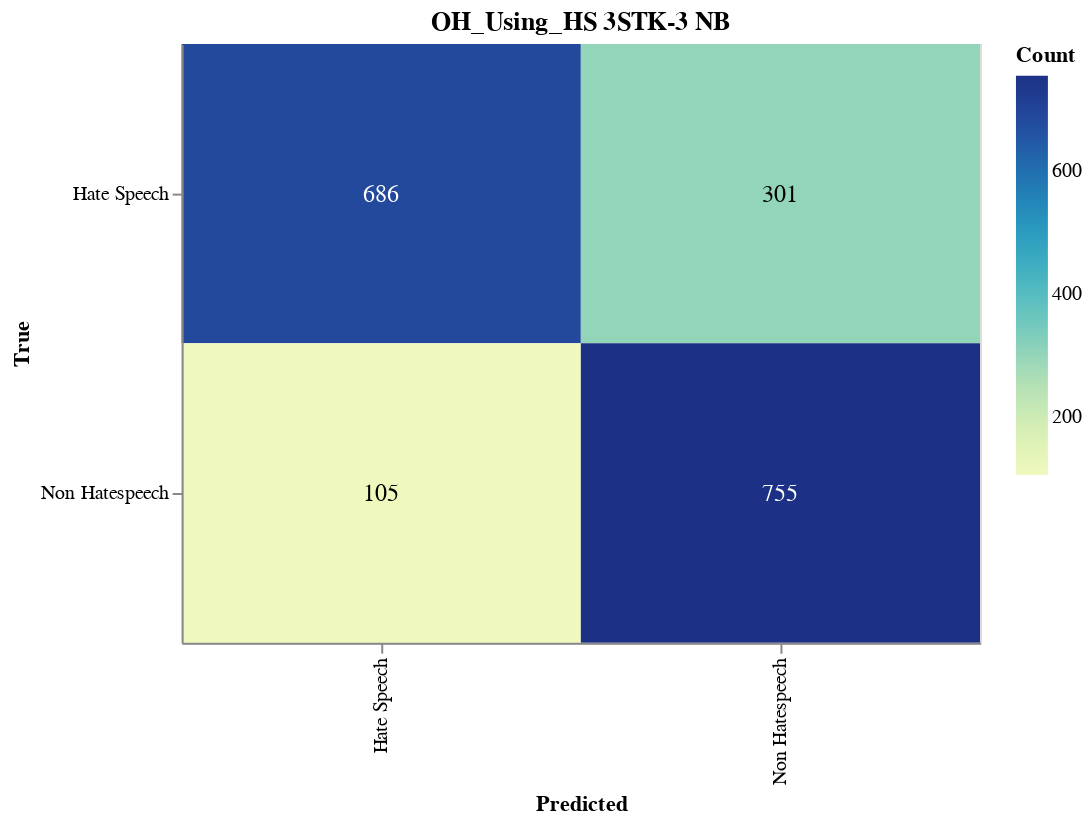

The notebook cell this image was saved under:
### Markdown cell above
#### Save CM

### Code cell
import altair as alt
import altair_saver
import pandas as pd
from sklearn.metrics import confusion_matrix

# Calculate the confusion matrix
cm = confusion_matrix(y_val, adjusted_predictions)

# Define class names
class_names = ['Hate Speech', 'Non Hatespeech']

# Convert confusion matrix to DataFrame
cm_df = pd.DataFrame(cm, index=class_names, columns=class_names).reset_index().melt(id_vars='index')
cm_df.columns = ['True', 'Predicted', 'Count']

# Ensure the order of categories
cm_df['True'] = pd.Categorical(cm_df['True'], categories=class_names, ordered=True)
cm_df['Predicted'] = pd.Categorical(cm_df['Predicted'], categories=class_names, ordered=True)

# Create the Altair plot
heatmap = alt.Chart(cm_df).mark_rect().encode(
    x=alt.X('Predicted:O', sort=class_names),
    y=alt.Y('True:O', sort=class_names),
    color='Count:Q',
    tooltip=['True', 'Predicted', 'Count']
).properties(
    width=400,
    height=300,
    title='OH_Using_HS 3STK-3 NB'
)

# Add text labels
text = heatmap.mark_text(
    align='center',
    baseline='middle',
    fontSize=12
).encode(
    text='Count:Q',
    color=alt.condition(
        alt.datum.Count > cm.max() / 2,
        alt.value('white'),
        alt.value('black')
    )
)

# Combine heatmap and text
final_chart = heatmap + text

# Display the plot
final_chart.show()

### Figure 1 — Vega-Lite specification as saved in the notebook (floating-point values rounded to 4 significant figures)
{"config": {"view": {"continuousWidth": 300, "continuousHeight": 300}}, "layer": [{"mark": {"type": "rect"}, "encoding": {"color": {"field": "Count", "type": "quantitative"}, "tooltip": [{"field": "True", "type": "ordinal"}, {"field": "Predicted", "type": "ordinal"}, {"field": "Count", "type": "quantitative"}], "x": {"field": "Predicted", "sort": ["Hate Speech", "Non Hatespeech"], "type": "ordinal"}, "y": {"field": "True", "sort": ["Hate Speech", "Non Hatespeech"], "type": "ordinal"}}, "title": "OH_Using_HS 3STK-3 NB"}, {"mark": {"type": "text", "align": "center", "baseline": "middle", "fontSize": 12}, "encoding": {"color": {"condition": {"test": "(datum.Count > 377.5)", "value": "white"}, "value": "black"}, "text": {"field": "Count", "type": "quantitative"}, "tooltip": [{"field": "True", "type": "ordinal"}, {"field": "Predicted", "type": "ordinal"}, {"field": "Count", "type": "quantitative"}], "x": {"field": "Predicted", "sort": ["Hate Speech", "Non Hatespeech"], "type": "ordinal"}, "y": {"field": "True", "sort": ["Hate Speech", "Non Hatespeech"], "type": "ordinal"}}, "title": "OH_Using_HS 3STK-3 NB"}], "data": {"name": "data-56027dc22df24bafc5f64bb7d557aa9d"}, "height": 300, "width": 400, "$schema": "https://vega.github.io/schema/vega-lite/v5.17.0.json", "datasets": {"data-56027dc22df24bafc5f64bb7d557aa9d": [{"True": "Hate Speech", "Predicted": "Hate Speech", "Count": 686}, {"True": "Non Hatespeech", "Predicted": "Hate Speech", "Count": 105}, {"True": "Hate Speech", "Predicted": "Non Hatespeech", "Count": 301}, {"True": "Non Hatespeech", "Predicted": "Non Hatespeech", "Count": 755}]}}
